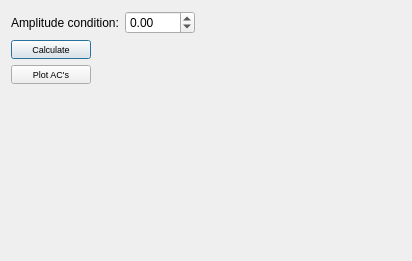
<?xml version="1.0" encoding="UTF-8"?>
<ui version="4.0">
 <class>Dialog</class>
 <widget class="QDialog" name="Dialog">
  <property name="geometry">
   <rect>
    <x>0</x>
    <y>0</y>
    <width>412</width>
    <height>261</height>
   </rect>
  </property>
  <property name="font">
   <font>
    <pointsize>7</pointsize>
   </font>
  </property>
  <property name="windowTitle">
   <string>DA_amplitude</string>
  </property>
  <layout class="QGridLayout" name="gridLayout">
   <item row="0" column="0">
    <layout class="QFormLayout" name="formLayout">
     <item row="0" column="0">
      <widget class="QLabel" name="label_da">
       <property name="font">
        <font>
         <pointsize>9</pointsize>
        </font>
       </property>
       <property name="text">
        <string>Amplitude condition:</string>
       </property>
      </widget>
     </item>
     <item row="0" column="1">
      <widget class="QDoubleSpinBox" name="doubleSpinBox_da">
       <property name="maximumSize">
        <size>
         <width>70</width>
         <height>16777215</height>
        </size>
       </property>
       <property name="font">
        <font>
         <pointsize>9</pointsize>
        </font>
       </property>
       <property name="minimum">
        <double>-99.989999999999995</double>
       </property>
       <property name="singleStep">
        <double>0.100000000000000</double>
       </property>
      </widget>
     </item>
     <item row="1" column="0">
      <widget class="QPushButton" name="pushButtonCalculate_da">
       <property name="text">
        <string>Calculate</string>
       </property>
      </widget>
     </item>
     <item row="3" column="0">
      <widget class="QPushButton" name="pushButtonPlot_da">
       <property name="text">
        <string>Plot AC's</string>
       </property>
      </widget>
     </item>
     <item row="1" column="1">
      <widget class="QLabel" name="labelPeaksNumber_da">
       <property name="font">
        <font>
         <pointsize>9</pointsize>
        </font>
       </property>
       <property name="text">
        <string/>
       </property>
      </widget>
     </item>
    </layout>
   </item>
  </layout>
 </widget>
 <resources/>
 <connections/>
</ui>
